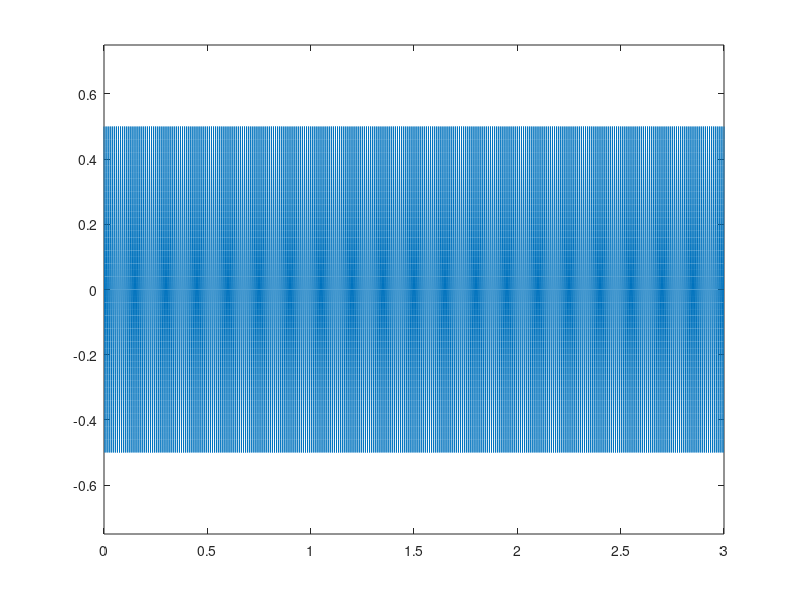

MATLAB code to generate this figure:
fs = 10000;
tStop = 3;
T=0.01;
Amp = 200; 



tt = 0:(1/fs):tStop;
qq =rem(tt,T);
xx = Amp*(abs(qq-(0.5*T))-0.25*T);


plot(tt, xx);
ylim([-.75, .75]);
